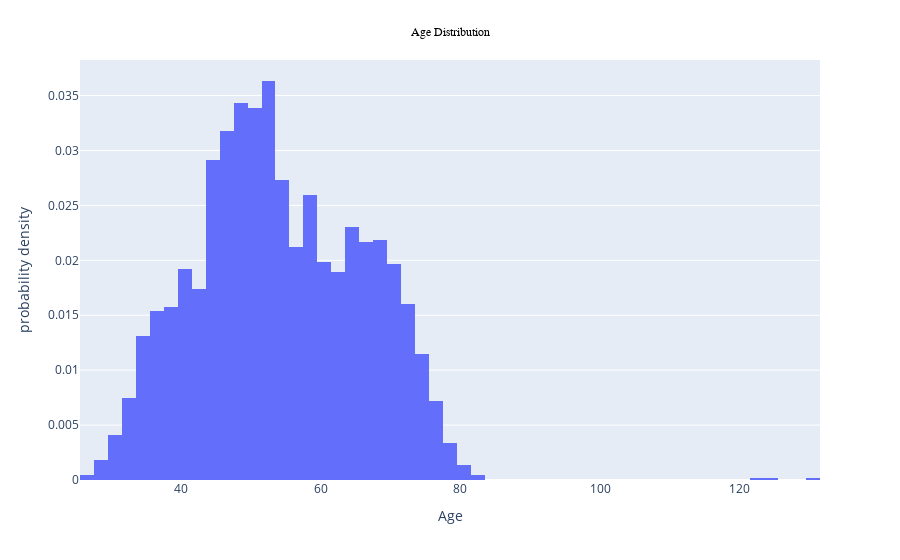

Notebook cell for this chart:
### Code cell
fig = px.histogram(df, x="Age", histnorm='probability density')

fig.update_layout(
    title='Age Distribution',
    title_font_family='Courier New, monospace',
    title_font_size=12,
    title_font_color='black',
    title_y=0.95,
    title_x=0.5,
    title_xanchor='center',
    title_yanchor='top'
)

fig.show()

### Figure 1 — Plotly figure (JSON) as saved in the notebook; plotly's stock layout.template omitted (floating-point values rounded to 4 significant figures; data arrays with more than 128 entries replaced by an {"elided": "..."} marker saying what was removed)
{"data": [{"alignmentgroup": "True", "bingroup": "x", "histnorm": "probability density", "hovertemplate": "Age=%{x}<br>probability density=%{y}<extra></extra>", "legendgroup": "", "marker": {"color": "#636efa", "pattern": {"shape": ""}}, "name": "", "offsetgroup": "", "orientation": "v", "showlegend": false, "type": "histogram", "x": {"elided": "2216 int values"}, "xaxis": "x", "yaxis": "y"}], "layout": {"barmode": "relative", "legend": {"tracegroupgap": 0}, "margin": {"t": 60}, "title": {"font": {"color": "black", "family": "Courier New, monospace", "size": 12}, "text": "Age Distribution", "x": 0.5, "xanchor": "center", "y": 0.95, "yanchor": "top"}, "xaxis": {"anchor": "y", "domain": [0, 1], "title": {"text": "Age"}}, "yaxis": {"anchor": "x", "domain": [0, 1], "title": {"text": "probability density"}}}}
